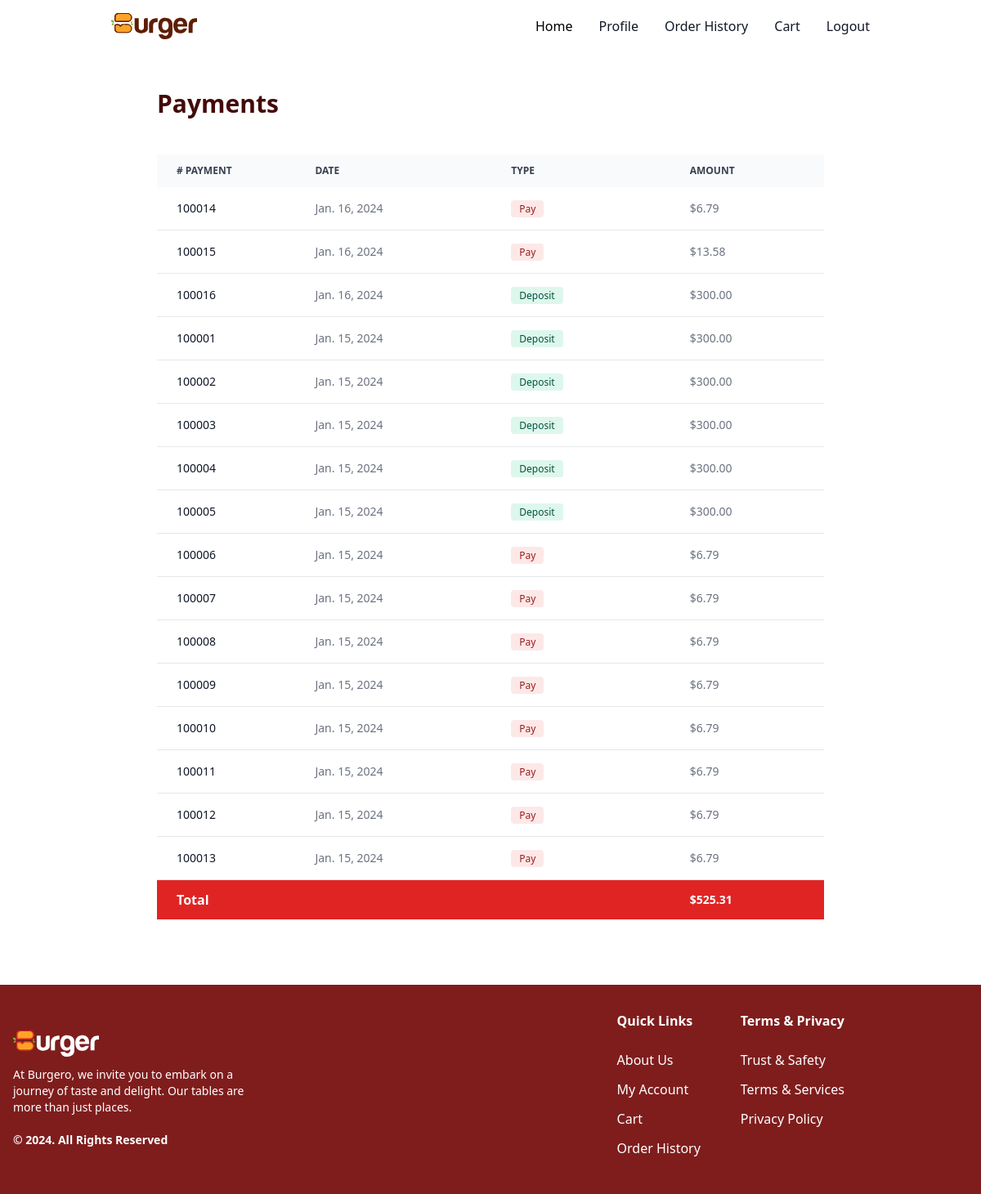
The app's page /wallet/payment-history/ (signed in) with its own data.
### wallet/models.py (models this page shows, shortened)
class Transaction(models.Model):
    wallet = models.ForeignKey(Wallet, on_delete=models.CASCADE, null=True)
    transaction_type = models.CharField(choices=TRANSACTION_TYPES, max_length=100, null=True)
    payment_id = models.IntegerField(null=True)
    date = models.DateField(auto_now_add=True)
    amount = models.DecimalField(max_digits=12, decimal_places=2)

class Wallet(models.Model):
    user = models.OneToOneField(User, on_delete=models.CASCADE, related_name="wallet")
    balance = models.DecimalField(max_digits=12, decimal_places=2)

### wallet/views.py (the view)
# urls.py: path('payment-history/', PaymentReportView.as_view(), name="payment_history"),
class PaymentReportView(ListView, LoginRequiredMixin):
    template_name = 'payments_report.html'
    model = Transaction
    def get_queryset(self):
        queryset = super().get_queryset().filter(
            wallet=self.request.user.wallet
        ).order_by('-date')
        return queryset

### wallet/templates/payments_report.html
{% extends 'base.html' %}
{% block main %}
    <section class="flex justify-center mb-20">
        <div class="w-[85%]">
            <h1 class="text-5xl font-bold text-red-950 mt-10 mb-10">Payments</h1>
            {% if object_list %}
            <div class="relative overflow-x-auto">
                <table class="w-full text-sm text-left rtl:text-right text-gray-500 dark:text-gray-400">
                    <thead class="text-xs text-gray-700 uppercase bg-gray-50 dark:bg-gray-700 dark:text-gray-400">
                        <tr>
                            <th scope="col" class="pl-6 py-3 ">
                                # Payment
                            </th>
                            <th scope="col" class="px-6 py-3">
                                Date
                            </th>
                            <th scope="col" class="px-6 py-3">
                                Type
                            </th>
                            <th scope="col" class="px-6 py-3">
                                Amount
                            </th>
                        </tr>
                    </thead>
                    <tbody>
                        {% for payment in object_list %}
                            <tr class="bg-white border-b dark:bg-gray-800 dark:border-gray-700">
                                <td class="pl-6 py-4 font-medium text-gray-900 whitespace-nowrap dark:text-white">
                                    {{payment.payment_id}}
                                </td>
                                <td class="px-6 py-4">
                                    {{payment.date}}
                                </td>
                                <td class="px-6 py-4">
                                    {% if payment.transaction_type == 'Deposit' %}
                                    <span class="bg-green-100 text-green-800 text-xs font-medium me-2 px-2.5 py-0.5 rounded dark:bg-green-900 dark:text-green-300">{{payment.transaction_type}}</span>
                                    {% else %}
                                    <span class="bg-red-100 text-red-800 text-xs font-medium me-2 px-2.5 py-0.5 rounded dark:bg-red-900 dark:text-red-300">{{payment.transaction_type}}</span>
                                    {% endif %}
                                </td>
                                <td class="px-6 py-4">
                                    ${{payment.amount}}
                                </td>
                            </tr>
                        {% endfor %}
                    </tbody>
                    <tfoot>
                        <tr class="font-semibold bg-red-600 text-white">
                            <th scope="row" class="px-6 py-3 text-base">Total</th>
                            <td class="px-6 py-3"></td>
                            <td class="px-6 py-3"></td>
                            <td class="px-6 py-3">${{user.wallet.balance}}</td>
                        </tr>
                    </tfoot>
                </table>
            </div>
            {% else %}
            <div>
                <h3 class="text-xl font-semibold">No payment has been made yet.</h3>
            </div>
            {% endif %}
        </div>
    </section>
{% endblock %}

### records on screen
Transaction: payment_id "100014", date "Jan. 16, 2024", transaction_type "Pay", amount "6.79"
Transaction: payment_id "100015", date "Jan. 16, 2024", transaction_type "Pay", amount "13.58"
Transaction: payment_id "100016", date "Jan. 16, 2024", transaction_type "Deposit", amount "300.00"
Transaction: payment_id "100001", date "Jan. 15, 2024", transaction_type "Deposit", amount "300.00"
Transaction: payment_id "100002", date "Jan. 15, 2024", transaction_type "Deposit", amount "300.00"
Transaction: payment_id "100003", date "Jan. 15, 2024", transaction_type "Deposit", amount "300.00"
Transaction: payment_id "100004", date "Jan. 15, 2024", transaction_type "Deposit", amount "300.00"
Transaction: payment_id "100005", date "Jan. 15, 2024", transaction_type "Deposit", amount "300.00"
Transaction: payment_id "100006", date "Jan. 15, 2024", transaction_type "Pay", amount "6.79"
Transaction: payment_id "100007", date "Jan. 15, 2024", transaction_type "Pay", amount "6.79"
Transaction: payment_id "100008", date "Jan. 15, 2024", transaction_type "Pay", amount "6.79"
Transaction: payment_id "100009", date "Jan. 15, 2024", transaction_type "Pay", amount "6.79"
Transaction: payment_id "100010", date "Jan. 15, 2024", transaction_type "Pay", amount "6.79"
Transaction: payment_id "100011", date "Jan. 15, 2024", transaction_type "Pay", amount "6.79"
Transaction: payment_id "100012", date "Jan. 15, 2024", transaction_type "Pay", amount "6.79"
Transaction: payment_id "100013", date "Jan. 15, 2024", transaction_type "Pay", amount "6.79"

### other values on screen
{{ user.wallet.balance }} "525.31"
